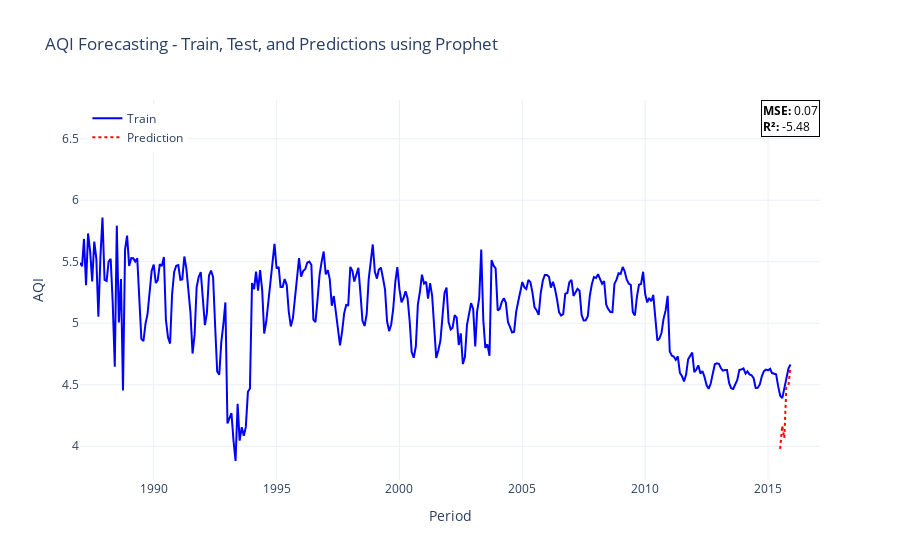

The cell this chart's notebook holds for it:
### Code cell
mse = mean_squared_error(test['y'], y_pred["yhat"])
r2 = r2_score(test['y'], y_pred["yhat"])

print(f"MSE on training set(Prophet): {mse}")
print(f"R² on training set(Prophet): {r2}")

# Create a Plotly Figure
fig = go.Figure()

# Add train data
fig.add_trace(go.Scatter(x=data_A['ds'], y=data_A['y'],
                         mode='lines', name='Train',
                         line=dict(color='blue')))

# Add test data
# fig.add_trace(go.Scatter(x=data['ds'], y=test['y'],
#                          mode='lines', name='Test',
#                          line=dict(color='green')))

# Add predictions
fig.add_trace(go.Scatter(x=y_pred['ds'], y=y_pred["yhat"],
                         mode='lines', name='Prediction',
                         line=dict(color='red', dash='dot')))

# Update layout
fig.update_layout(
    title='AQI Forecasting - Train, Test, and Predictions using Prophet',
    xaxis_title='Period',
    yaxis_title='AQI',
    legend=dict(x=0.01, y=0.99),
    template='plotly_white'
)

# Show metrics in the plot
fig.add_annotation(
    x=data_A['ds'].iloc[-1],
    y=max(test['y'])+2,
    text=f"<br><b>MSE:</b> {mse:.2f}<br><b>R²:</b> {r2:.2f}",
    showarrow=False,
    font=dict(size=12, color="black"),
    align="left",
    bgcolor="rgba(255,255,255,0.7)",
    bordercolor="black",
    borderwidth=1
)

# Show the plot
fig.show()

### Figure 1 — Plotly figure (JSON) as saved in the notebook; plotly's stock layout.template omitted (floating-point values rounded to 4 significant figures; data arrays with more than 128 entries replaced by an {"elided": "..."} marker saying what was removed)
{"data": [{"line": {"color": "blue"}, "mode": "lines", "name": "Train", "type": "scatter", "x": {"elided": "346 str values"}, "y": {"elided": "346 float values"}}, {"line": {"color": "red", "dash": "dot"}, "mode": "lines", "name": "Prediction", "type": "scatter", "x": ["2015-06-30T00:00:00", "2015-07-31T00:00:00", "2015-08-31T00:00:00", "2015-09-30T00:00:00", "2015-10-31T00:00:00", "2015-11-30T00:00:00"], "y": [3.979, 4.168, 4.067, 4.475, 4.49, 4.645]}], "layout": {"annotations": [{"align": "left", "bgcolor": "rgba(255,255,255,0.7)", "bordercolor": "black", "borderwidth": 1, "font": {"color": "black", "size": 12}, "showarrow": false, "text": "<br><b>MSE:</b> 0.07<br><b>R²:</b> -5.48", "x": "2015-12-01T00:00:00", "y": 6.664}], "legend": {"x": 0.01, "y": 0.99}, "title": {"text": "AQI Forecasting - Train, Test, and Predictions using Prophet"}, "xaxis": {"title": {"text": "Period"}}, "yaxis": {"title": {"text": "AQI"}}}}
